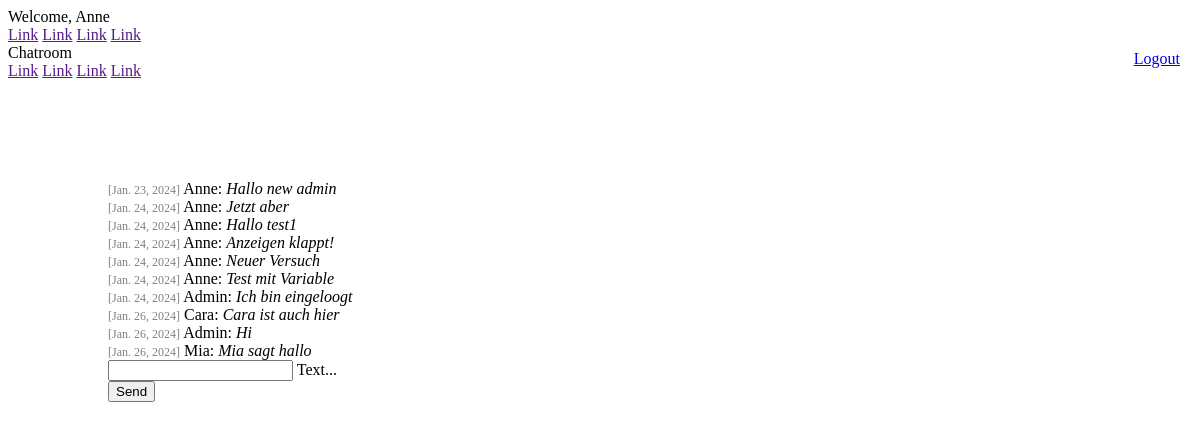
Page /chat/ (signed in) on the committed database.
### chat/models.py (models this page shows)
class Message(models.Model):
    text = models.CharField(max_length=500)
    created_at = models.DateField(default=date.today)
    author = models.ForeignKey(settings.AUTH_USER_MODEL, on_delete=models.CASCADE, related_name='author_message_set')
    receiver = models.ForeignKey(settings.AUTH_USER_MODEL, on_delete=models.CASCADE, related_name='receiver_message_set')
    chat = models.ForeignKey(Chat, on_delete=models.CASCADE, related_name='chat_message_set', default=None, blank=True, null=True)

### chat/views.py (the view)
# urls.py: path('chat/', index),
@login_required(login_url='/login/')
def index(request):
    username = request.user.first_name if request.user.is_authenticated else "DefaultUsername"
    if request.method == 'POST':
        print("Received data " + request.POST['textmessage'])
        myChat = Chat.objects.get(id=1)
        Message.objects.create(text=request.POST['textmessage'], chat=myChat, author=request.user, receiver=request.user)
    chatMessages = Message.objects.filter(chat__id=1)
    return render(request, 'chat/index.html', {'messages': chatMessages,'username': username })

### chat/templates/chat/index.html (shortened to what this page needs)
{% extends "base.html" %}
{% block content %}
{% if request.user.is_authenticated %}
<a class="logout" href="/logout/">Logout</a>
{% for message in messages %}
<div>
  <span class="colorGrey">[{{ message.created_at }}]</span>
  {{ message.author.first_name }}: <i>{{ message.text }}</i>
</div>
{% endfor %}
<form onsubmit="sendMessage(); return false" method="post">
  <div class="mdl-textfield mdl-js-textfield mdl-textfield--floating-label">
    <input class="mdl-textfield__input" name="textmessage" type="text" id="messageField">
    <label class="mdl-textfield__label" for="messageField">Text...</label>
  </div>
  <button class="mdl-button mdl-js-button mdl-button--raised mdl-js-ripple-effect mdl-button--accent">
    Send
  </button>
</form>
{% else %}
<h1>Not logged in</h1>
<p>
  You are not logged in. Please log in.<br />
  Please click <a href="/login/">here</a>.
</p>
{% endif %}
{% endblock %}

### templates/base.html (shortened to what this page needs)
<!DOCTYPE html>
<html lang="en">
  <head>
    <link
      rel="stylesheet"
      href="https://code.getmdl.io/1.3.0/material.indigo-pink.min.css"
    />
    {% load static %}
    <link rel="stylesheet" href="{% static 'css/style.css' %}">
  </head>
  <body>
    <div class="mdl-layout mdl-js-layout mdl-layout--fixed-header">
      <header class="mdl-layout__header">
        <div class="mdl-layout__header-row">
          {% if request.user.is_authenticated %}
          <span class="mdl-layout-title"
            >Welcome, {{ request.user.first_name }}</span
          >
          {% else %}
          <span class="mdl-layout-title">Welcome, please log in!</span>
          {% endif %}
          <nav class="mdl-navigation mdl-layout--large-screen-only">
            <a class="mdl-navigation__link" href="">Link</a>
            <a class="mdl-navigation__link" href="">Link</a>
            <a class="mdl-navigation__link" href="">Link</a>
            <a class="mdl-navigation__link" href="">Link</a>
          </nav>
        </div>
      </header>
      <div class="mdl-layout__drawer">
        <span class="mdl-layout-title">Chatroom</span>
        <nav class="mdl-navigation">
          <a class="mdl-navigation__link" href="">Link</a>
          <a class="mdl-navigation__link" href="">Link</a>
          <a class="mdl-navigation__link" href="">Link</a>
          <a class="mdl-navigation__link" href="">Link</a>
        </nav>
      </div>
      <main class="mdl-layout__content">
        <div class="page-content">
            {% block content %}
            {% endblock %}
        </div>
      </main>
    </div>
  </body>
</html>

### static/css/style.css (style rules this page uses)
.page-content { padding: 100px 100px; }
.colorGrey { color: gray; font-size: 12px; }
.logout { position: absolute; right: 20px; top: 50px; }

### rows in the picture
Message: created_at "Jan. 23, 2024", author.first_name "Anne", text "Hallo new admin"
Message: created_at "Jan. 24, 2024", author.first_name "Anne", text "Jetzt aber"
Message: created_at "Jan. 24, 2024", author.first_name "Anne", text "Hallo test1"
Message: created_at "Jan. 24, 2024", author.first_name "Anne", text "Anzeigen klappt!"
Message: created_at "Jan. 24, 2024", author.first_name "Anne", text "Neuer Versuch"
Message: created_at "Jan. 24, 2024", author.first_name "Anne", text "Test mit Variable"
Message: created_at "Jan. 24, 2024", author.first_name "Admin", text "Ich bin eingeloogt"
Message: created_at "Jan. 26, 2024", author.first_name "Cara", text "Cara ist auch hier"
Message: created_at "Jan. 26, 2024", author.first_name "Admin", text "Hi"
Message: created_at "Jan. 26, 2024", author.first_name "Mia", text "Mia sagt hallo"

### other values in the picture
{{ request.user.first_name }} "Anne"
